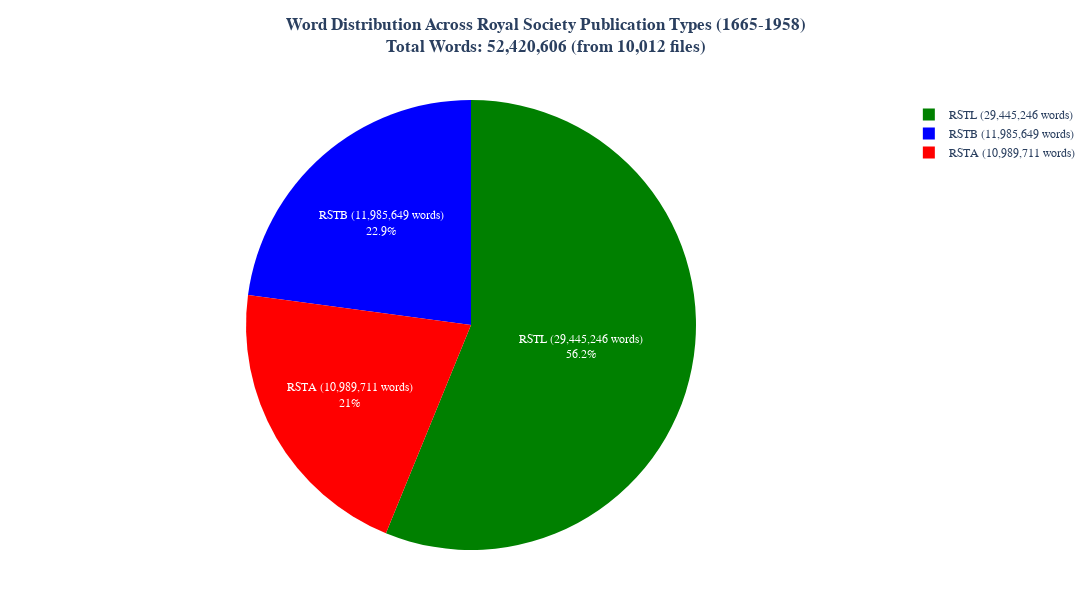

Source (notebook cell):
### Code cell
import os
import re
import plotly.graph_objects as go
import string
from nltk.tokenize import word_tokenize
from tqdm import tqdm

def extract_year_from_filename(filename):
    """Extract the year from the filename."""
    match = re.search(r'rst[bla]?_?(\d{4})', filename)
    return int(match.group(1)) if match else None

def count_words_in_file(file_path):
    """Count words in a single file."""
    with open(file_path, 'r', encoding='utf-8') as f:
        text = f.read()
    tokens = word_tokenize(text.lower())
    return len([token for token in tokens if token.isalpha() and token not in string.punctuation])

def count_words_in_directory(directory, start_year, end_year):
    """Count words in all files within a directory, filtered by year range."""
    total_words = 0
    file_count = 0
    
    # Get list of all txt files
    files = [f for f in os.listdir(directory) if f.endswith('.txt')]
    
    # Use tqdm for progress bar
    for file in tqdm(files, desc=f"Processing {os.path.basename(directory)}"):
        file_path = os.path.join(directory, file)
        
        # Extract year from filename and check if it's within the range
        year = extract_year_from_filename(file)
        if year is None or not (start_year <= year <= end_year):
            continue  # Skip files outside the year range
        
        try:
            word_count = count_words_in_file(file_path)
            total_words += word_count
            file_count += 1
        except Exception as e:
            print(f"Error reading {file_path}: {e}")
    
    return total_words, file_count

# Directories
text_dirs = [
    r"D:\Fact_fiction_corpus\texts\royal society\txt_rstb",
    r"D:\Fact_fiction_corpus\texts\royal society\txt_rstl",
    r"D:\Fact_fiction_corpus\texts\royal society\txt_rsta"
]

# Publication types with consistent colors
publication_types = {
    'txt_rsta': {'color': 'red', 'name': 'RSTA'},
    'txt_rstb': {'color': 'blue', 'name': 'RSTB'},
    'txt_rstl': {'color': 'green', 'name': 'RSTL'}
}

# Year range to filter by
start_year = 1665
end_year = 1958

# Get counts and labels
counts = []
file_counts = []
labels = []
colors = []

print("\nProcessing files:")
print("-" * 50)

for directory in text_dirs:
    word_count, file_count = count_words_in_directory(directory, start_year, end_year)
    counts.append(word_count)
    file_counts.append(file_count)
    dir_name = os.path.basename(directory)
    pub_info = publication_types[dir_name]
    labels.append(f"{pub_info['name']} ({word_count:,} words)")
    colors.append(pub_info['color'])
    print(f"{dir_name}:")
    print(f"  - Files processed: {file_count}")
    print(f"  - Word count: {word_count:,}")

# Calculate total word count
total_words = sum(counts)
total_files = sum(file_counts)

# Create interactive pie chart with Plotly
fig = go.Figure(data=[go.Pie(
    labels=labels,
    values=counts,
    marker=dict(colors=colors),
    textinfo='label+percent',
    hovertemplate="<b>%{label}</b><br>" +
                  "Word count: %{value:,}<br>" +
                  "Percentage: %{percent}<br>" +
                  "<extra></extra>"
)])

# Update layout
fig.update_layout(
    title={
        'text': f'<b>Word Distribution Across Royal Society Publication Types (1665-1958)<br>Total Words: {total_words:,} (from {total_files:,} files)</b>',
        'y':0.95,
        'x':0.5,
        'xanchor': 'center',
        'yanchor': 'top'
    },
    showlegend=True,
    width=1200,
    height=600,
    template='plotly_white',
    font=dict(family='Arial, sans-serif'),
    margin=dict(t=100, b=50, l=50, r=50)
)

# Save as interactive HTML
output_path = r"C:/Users/Igiba/Documents/fact_fiction_project/extra_plots/royal_society_word_distribution_pie_1665_1958.html"
fig.write_html(output_path)
fig.show()

print("\nFinal Summary:")
print("-" * 50)
for label, count, file_count in zip(labels, counts, file_counts):
    print(f"{label}")
    print(f"  - Files: {file_count}")
    print(f"  - Words: {count:,}")
print("-" * 50)
print(f"Total files processed: {total_files:,}")
print(f"Total words across all directories: {total_words:,}")
print(f"\nInteractive pie chart has been saved to: {output_path}")

### Figure 1 — Plotly figure (JSON) as saved in the notebook; plotly's stock layout.template omitted (floating-point values rounded to 4 significant figures)
{"data": [{"hovertemplate": "<b>%{label}</b><br>Word count: %{value:,}<br>Percentage: %{percent}<br><extra></extra>", "labels": ["RSTB (11,985,649 words)", "RSTL (29,445,246 words)", "RSTA (10,989,711 words)"], "marker": {"colors": ["blue", "green", "red"]}, "textinfo": "label+percent", "type": "pie", "values": [11985649, 29445246, 10989711]}], "layout": {"font": {"family": "Arial, sans-serif"}, "height": 600, "margin": {"b": 50, "l": 50, "r": 50, "t": 100}, "showlegend": true, "title": {"text": "<b>Word Distribution Across Royal Society Publication Types (1665-1958)<br>Total Words: 52,420,606 (from 10,012 files)</b>", "x": 0.5, "xanchor": "center", "y": 0.95, "yanchor": "top"}, "width": 1200}}
